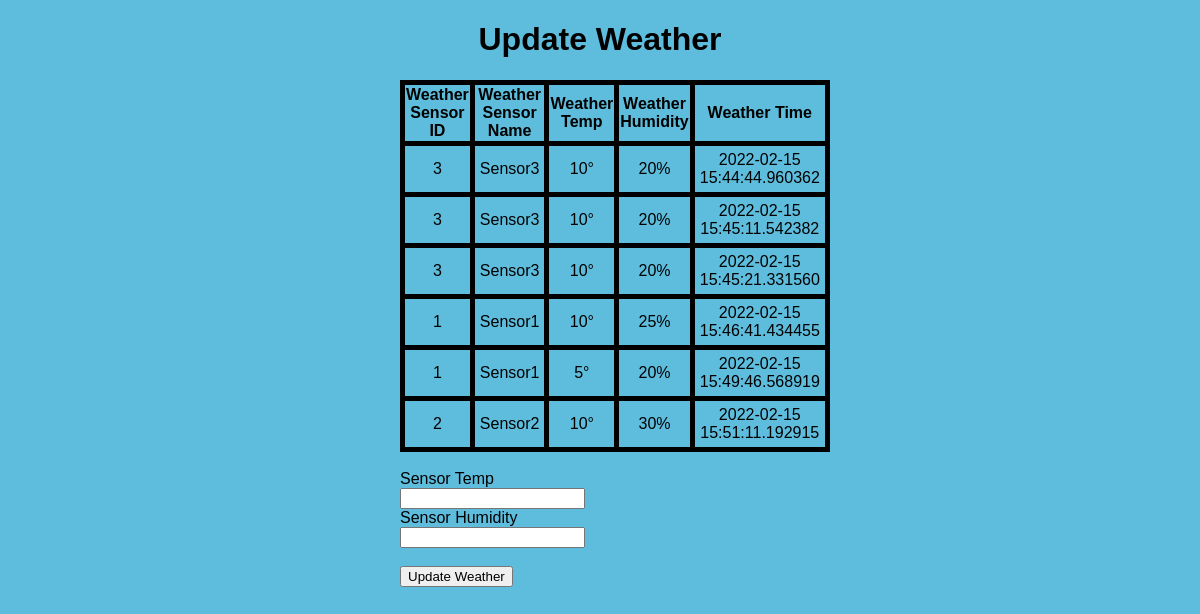
The page /update/1 on the database as committed earlier.
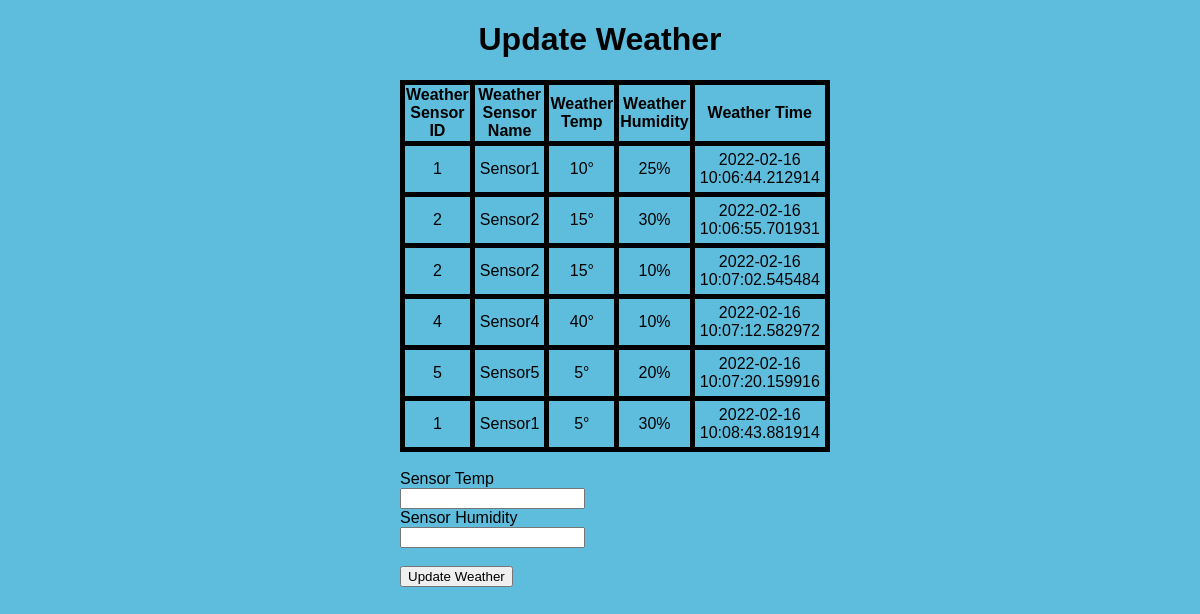
The same page on the database as committed later.
### app.py (models this page shows, shortened)
class WeatherUpdate(db.Model):
    id = db.Column(db.Integer, primary_key=True)
    temperature = db.Column(db.Integer)
    humidity = db.Column(db.Integer)
    date_created = db.Column(db.DateTime)
    sensor_id = db.Column(db.Integer, db.ForeignKey("sensor.id"))

class Sensor(db.Model):
    id = db.Column(db.Integer, primary_key=True)
    name = db.Column(db.String(40))
    country = db.Column(db.String(40))
    city = db.Column(db.String(40))
    weather = db.relationship(
        "WeatherUpdate", backref="sensor", lazy=True,
    )

### app.py (the view)
@app.route('/update/<int:id>', methods=['GET', 'POST'])
def update(id):
    sensor = Sensor.query.get_or_404(id)
    if request.method == 'POST':
        temperature = request.form['temperature']
        humidity = request.form['humidity']
        time = datetime.now()
        new_update = WeatherUpdate(temperature = temperature, humidity=humidity, date_created=time, sensor=sensor)
        try:
            db.session.add(new_update)
            db.session.commit()
            return redirect('/')
        except:
            return 'There was an issue updating the weather'
    else:
        weathers = WeatherUpdate.query.order_by(WeatherUpdate.date_created).all()
        return render_template('update.html', sensor=sensor, weathers = weathers)

### templates/update.html (shortened to what this page needs)
{% extends 'base.html' %}
{% block body %}
<div class="content">
    <h1 style="text-align: center">Update Weather</h1>
    <table>
        <tr>
            <th>Weather Sensor ID</th>
            <th>Weather Sensor Name</th>
            <th>Weather Temp</th>
            <th>Weather Humidity</th>
            <th>Weather Time</th>
        </tr>
        {% for weather in weathers %}
            <tr>
                <td>{{ weather.sensor.id}}</td>
                <td>{{ weather.sensor.name}}</td>
                <td>{{ weather.temperature}}°</td>
                <td>{{ weather.humidity }}%</td>
                <td>{{weather.date_created}}</td>
            </tr>
        {% endfor %}
    </table>
    <form action="/update/{{sensor.id}}" method="POST">
        <br>
        <label for="name">Sensor Temp</label><br>
        <input type="text" name="temperature" id="temperature"><br>
        <label for="country">Sensor Humidity</label><br>
        <input type="text" name="humidity" id="humidity"><br>
        <br>
        <input type="submit" value="Update Weather"><br><br>
    </form>
</div>
{% endblock %}

### templates/base.html (shortened to what this page needs)
<!DOCTYPE html>
<html lang="en">
<head>
    <link rel="stylesheet" href="{{ url_for('static', filename='css/main.css') }}">
</head>
<body>
    {% block body %}{% endblock %}
</body>
</html>

### static/css/main.css (style rules this page uses)
body, html { margin: 0; font-family: sans-serif; background-color: rgb(94, 189, 221); }
.content { margin: 0 auto; width: 400px; }
table, td, th { border: 5px solid rgb(0, 0, 0); }
table { border-collapse: collapse; width: 100%; }
th { height: 30px; }
td { text-align: center; padding: 5px; }

Rows that differ between the two databases and show on the page:
removed WeatherUpdate: sensor.id "3", sensor.name "Sensor3", temperature "10", humidity "20", date_created "2022-02-15 15:44:44.960362"
removed WeatherUpdate: sensor.id "3", sensor.name "Sensor3", temperature "10", humidity "20", date_created "2022-02-15 15:45:11.542382"
removed WeatherUpdate: sensor.id "3", sensor.name "Sensor3", temperature "10", humidity "20", date_created "2022-02-15 15:45:21.331560"
removed WeatherUpdate: sensor.id "1", sensor.name "Sensor1", temperature "10", humidity "25", date_created "2022-02-15 15:46:41.434455"
removed WeatherUpdate: sensor.id "1", sensor.name "Sensor1", temperature "5", humidity "20", date_created "2022-02-15 15:49:46.568919"
removed WeatherUpdate: sensor.id "2", sensor.name "Sensor2", temperature "10", humidity "30", date_created "2022-02-15 15:51:11.192915"
added WeatherUpdate: sensor.id "1", sensor.name "Sensor1", temperature "10", humidity "25", date_created "2022-02-16 10:06:44.212914"
added WeatherUpdate: sensor.id "2", sensor.name "Sensor2", temperature "15", humidity "30", date_created "2022-02-16 10:06:55.701931"
added WeatherUpdate: sensor.id "2", sensor.name "Sensor2", temperature "15", humidity "10", date_created "2022-02-16 10:07:02.545484"
added WeatherUpdate: sensor.id "4", sensor.name "Sensor4", temperature "40", humidity "10", date_created "2022-02-16 10:07:12.582972"
added WeatherUpdate: sensor.id "5", sensor.name "Sensor5", temperature "5", humidity "20", date_created "2022-02-16 10:07:20.159916"
added WeatherUpdate: sensor.id "1", sensor.name "Sensor1", temperature "5", humidity "30", date_created "2022-02-16 10:08:43.881914"
